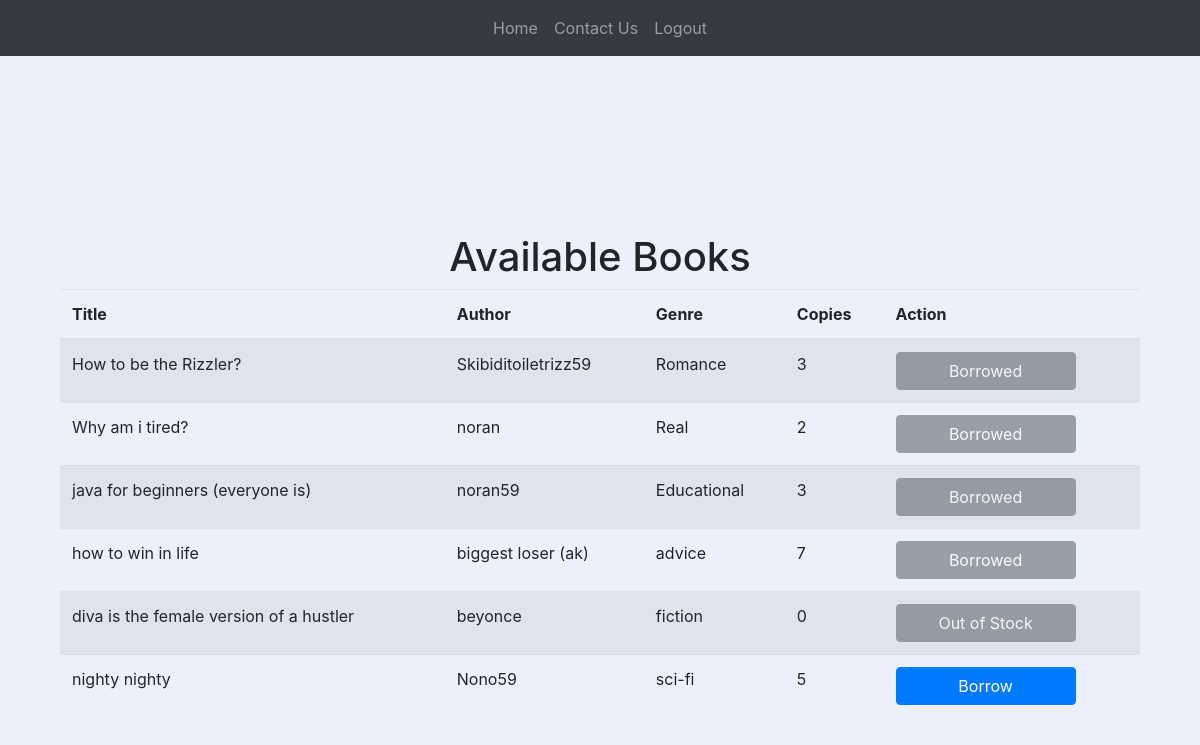
The page /book-list (signed in) on the database as committed earlier.
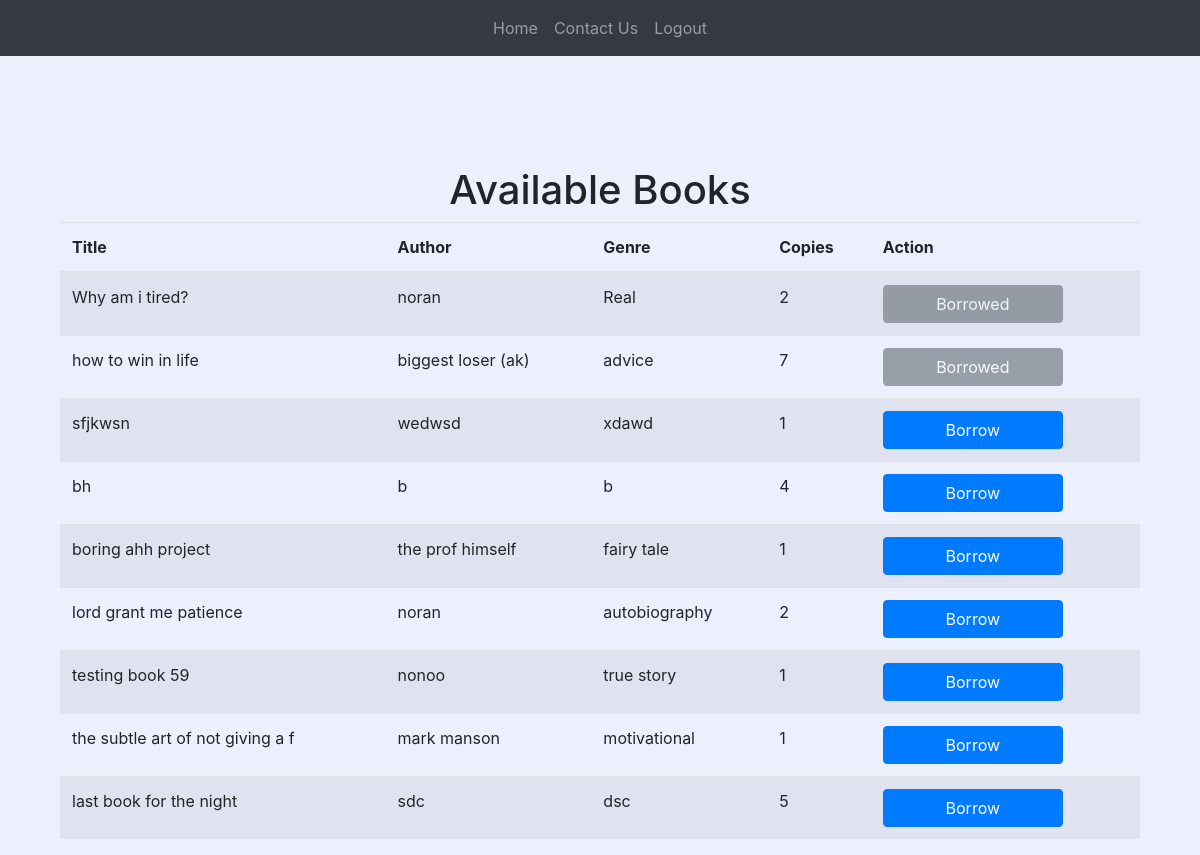
The same page on the database as committed later.
### website/models.py (models this page shows)
class Book(db.Model):
    id = db.Column(db.Integer, primary_key=True)  # a reference ID
    name = db.Column(db.String(150), nullable=False)  # a title
    author = db.Column(db.String(150), nullable=False)  # an author
    genre = db.Column(db.String(50), nullable=True)  # genre (optional)
    copies = db.Column(db.Integer, nullable=False)  # number of total copies
    remaining_copies = db.Column(db.Integer, nullable=False)  # number of remaining copies
    content_link = db.Column(db.String(500), nullable=True)  # link to access the book (optional)
    borrowed_books = db.relationship('BorrowedBook', backref='book')# relationship to track borrow records for this book

### website/views.py (the view)
@views.route('/book-list')
@login_required
def book_list():
    books = Book.query.all()
    borrowed_book_ids = [borrow.book_id for borrow in current_user.borrowed_books]
    return render_template('book_list.html', books=books, borrowed_book_ids=borrowed_book_ids)

### website/templates/book_list.html (shortened to what this page needs)
{% extends "base.html" %}
{% block content %}
<div class="container mt-5 pt-5">
    <h1 class="text-center">Available Books</h1>
    <table class="table table-striped">
        <thead>
            <link rel="stylesheet" href="{{ url_for('static', filename='css/style.css') }}">
            <tr>
                <th>Title</th>
                <th>Author</th>
                <th>Genre</th>
                <th>Copies</th>
                <th>Action</th>
            </tr>
        </thead>
        <tbody>
            {% for row in books %}
            <tr>
                <td>{{ row.name }}</td>
                <td>{{ row.author }}</td>
                <td>{{ row.genre }}</td>
                <td>{{ row.remaining_copies }}</td>
                <td>
                    {% if current_user.is_admin %}
                    <a href="/edit-book/{{ row.id }}"><button class="btn btn-warning">Edit</button></a>
                    <form action="{{ url_for('views.delete_book', book_id=row.id) }}" method="POST" style="display: inline;">
                        <button class="button" onclick="deleteBook(event, {{ row.id }})">
                            <div class="trash">
                                <div class="top">
                                    <div class="paper"></div>
                                </div>
                                <div class="box"></div>
                                <div class="check">
                                    <svg viewBox="0 0 8 6">
                                        <polyline points="1 3.4 2.71428571 5 7 1"></polyline>
                                    </svg>
                                </div>
                            </div>
                            <span>Delete</span>
                        </button>
                    </form>
                    {% else %}
                    {% if row.remaining_copies <= 0 %}
                    <button class="btn btn-secondary" disabled>Out of Stock</button>
                    {% elif row.id in borrowed_book_ids %}
                    <button class="btn btn-secondary" disabled>Borrowed</button>
                    {% else %}
                    <form action="{{ url_for('views.borrow_book', book_id=row.id) }}" method="POST" style="display: inline;">
                        <button type="submit" class="btn btn-primary">Borrow</button>
                    </form>
                    {% endif %}
                    {% endif %}
                </td>
            </tr>
            {% endfor %}
        </tbody>
    </table>
</div>
{% endblock %}

### website/templates/base.html (shortened to what this page needs)
<!DOCTYPE html>
<html>
  <head>
    <link
      rel="stylesheet"
      href="https://stackpath.bootstrapcdn.com/bootstrap/4.4.1/css/bootstrap.min.css"
    />
    <link
      rel="stylesheet"
      href="https://stackpath.bootstrapcdn.com/font-awesome/4.7.0/css/font-awesome.min.css"
    />
  </head>
  <body>
    <nav class="navbar navbar-expand-lg navbar-dark bg-dark fixed-top">
          <div class="collapse navbar-collapse justify-content-center" id="navbar">
              <ul class="navbar-nav">
                  {% if current_user.is_authenticated %}
                  {% if request.path != '/' %}
                  <li class="nav-item">
                      <a class="nav-link {% if request.path == '/' %}active{% endif %}" id="home" href="/">Home</a>
                  </li>
                  {% endif %}
                  {% if not current_user.is_admin %}
                  {% if request.path != '/contact-us' %}
                  <li class="nav-item">
                      <a class="nav-link {% if request.path == '/contact-us' %}active{% endif %}" id="contact_us" href="/contact-us">Contact Us</a>
                  </li>
                  {% endif %}
                  <li class="nav-item">
                      <a class="nav-link" id="logout" href="/logout">Logout</a>
                  </li>
                  {% endif %}
                  {% endif %}
              </ul>
          </div>
  </nav>
    <div class="container">{% block content %} {% endblock %}</div>
  </body>
</html>

### website/static/css/style.css (style rules this page uses)
html { box-sizing: border-box; -webkit-font-smoothing: antialiased; }
* { box-sizing: inherit; }
*:before, *:after { box-sizing: inherit; }
body { min-height: 100vh; display: flex; font-family: 'Inter', Arial; justify-content: center; align-items: center; background: #eceffc; }

### website/templates/base.html (style rules this page uses)
body { padding-top: 70px; }
.navbar { z-index: 1000; position: fixed; top: 0; left: 0; width: 100%; }
.btn-secondary { background-color: grey; color: white; cursor: not-allowed; border: none; padding: 8px 16px; text-align: center; text-decoration: none; font-size: 14px; }
button { font-family: inherit; font-size: 20px; background: royalblue; color: white; padding: 0.9em 1.5em; display: flex; align-items: center; justify-content: center; border: none; border-radius: 16px; overflow: hidden; transition: all 0.2s; cursor: pointer; position: relative; width: 180px; }

Rows that differ between the two databases and show on the page:
removed Book: name "How to be the Rizzler?", author "Skibiditoiletrizz59", genre "Romance", remaining_copies "3", shows "Borrowed"
removed Book: name "java for beginners (everyone is)", author "noran59", genre "Educational", remaining_copies "3", shows "Borrowed"
removed Book: name "diva is the female version of a hustler", author "beyonce", genre "fiction", remaining_copies "0", shows "Out of Stock"
added Book: name "sfjkwsn", author "wedwsd", genre "xdawd", remaining_copies "1"
changed Book (number 4 of 9 on the later page): name "nighty nighty" → "bh"; author "Nono59" → "b"; genre "sci-fi" → "b"; remaining_copies "5" → "4"
added Book: name "boring ahh project", author "the prof himself", genre "fairy tale", remaining_copies "1"
added Book: name "lord grant me patience", author "noran", genre "autobiography", remaining_copies "2"
added Book: name "testing book 59", author "nonoo", genre "true story", remaining_copies "1"
added Book: name "the subtle art of not giving a f", author "mark manson", genre "motivational", remaining_copies "1"
added Book: name "last book for the night", author "sdc", genre "dsc", remaining_copies "5"
